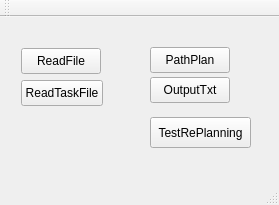
<?xml version="1.0" encoding="UTF-8"?>
<ui version="4.0">
 <class>AStarDoubleXML</class>
 <widget class="QMainWindow" name="AStarDoubleXML">
  <property name="geometry">
   <rect>
    <x>0</x>
    <y>0</y>
    <width>279</width>
    <height>205</height>
   </rect>
  </property>
  <property name="windowTitle">
   <string>AStarDoubleXML</string>
  </property>
  <widget class="QWidget" name="centralWidget">
   <widget class="QPushButton" name="Pathplan">
    <property name="geometry">
     <rect>
      <x>150</x>
      <y>30</y>
      <width>80</width>
      <height>26</height>
     </rect>
    </property>
    <property name="text">
     <string>PathPlan</string>
    </property>
   </widget>
   <widget class="QPushButton" name="pushButton">
    <property name="geometry">
     <rect>
      <x>150</x>
      <y>100</y>
      <width>101</width>
      <height>31</height>
     </rect>
    </property>
    <property name="text">
     <string>TestRePlanning</string>
    </property>
   </widget>
   <widget class="QPushButton" name="OutputTxt">
    <property name="geometry">
     <rect>
      <x>150</x>
      <y>60</y>
      <width>80</width>
      <height>26</height>
     </rect>
    </property>
    <property name="text">
     <string>OutputTxt</string>
    </property>
   </widget>
   <widget class="QPushButton" name="ReadFile">
    <property name="geometry">
     <rect>
      <x>21</x>
      <y>31</y>
      <width>80</width>
      <height>26</height>
     </rect>
    </property>
    <property name="text">
     <string>ReadFile</string>
    </property>
   </widget>
   <widget class="QPushButton" name="ReadTaskFile">
    <property name="geometry">
     <rect>
      <x>21</x>
      <y>63</y>
      <width>82</width>
      <height>26</height>
     </rect>
    </property>
    <property name="text">
     <string>ReadTaskFile</string>
    </property>
   </widget>
  </widget>
  <widget class="QMenuBar" name="menuBar">
   <property name="geometry">
    <rect>
     <x>0</x>
     <y>0</y>
     <width>279</width>
     <height>23</height>
    </rect>
   </property>
  </widget>
  <widget class="QToolBar" name="mainToolBar">
   <attribute name="toolBarArea">
    <enum>TopToolBarArea</enum>
   </attribute>
   <attribute name="toolBarBreak">
    <bool>false</bool>
   </attribute>
  </widget>
  <widget class="QStatusBar" name="statusBar"/>
 </widget>
 <layoutdefault spacing="6" margin="11"/>
 <resources/>
 <connections/>
</ui>
